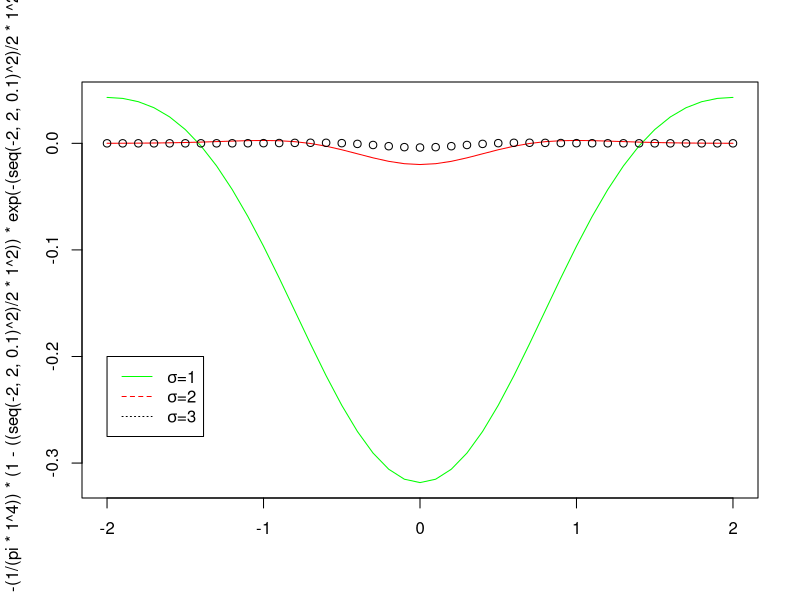

R code for this plot:
png("Grafica d")
#Parametro o valiendo 1
# Las 3 lineas con diferente valor del parametro mu 
plot(seq(-2,2,0.1),-(1/(pi*1^4))*(1-((seq(-2,2,0.1)^2)/2*1^2))*exp(-(seq(-2,2,0.1)^2)/2*1^2),
     type="l",col="green",xlab = "")
lines(seq(-2,2,0.1),-(1/(pi*2^4))*(1-((seq(-2,2,0.1)^2)/2*2^2))*exp(-(seq(-2,2,0.1)^2)/2*2^2)
     ,col="red",xlab="")
points(seq(-2,2,0.1),-(1/(pi*3^4))*(1-((seq(-2,2,0.1)^2)/2*3^2))*exp(-(seq(-2,2,0.1)^2)/2*3^2)
     ,col="black",xlab="")
#Leyenda usando la funcion expression y paste 
legend(-2,-0.2,legend=expression(paste(sigma,"=1","\n"),paste(sigma,"=2","\n"),paste(sigma,"=3","\n")),col = c("green","red","black"),lty=1:3)
#Incluir usando text la funcion https://stats.idre.ucla.edu/r/codefragments/greek_letters/
dev.off()